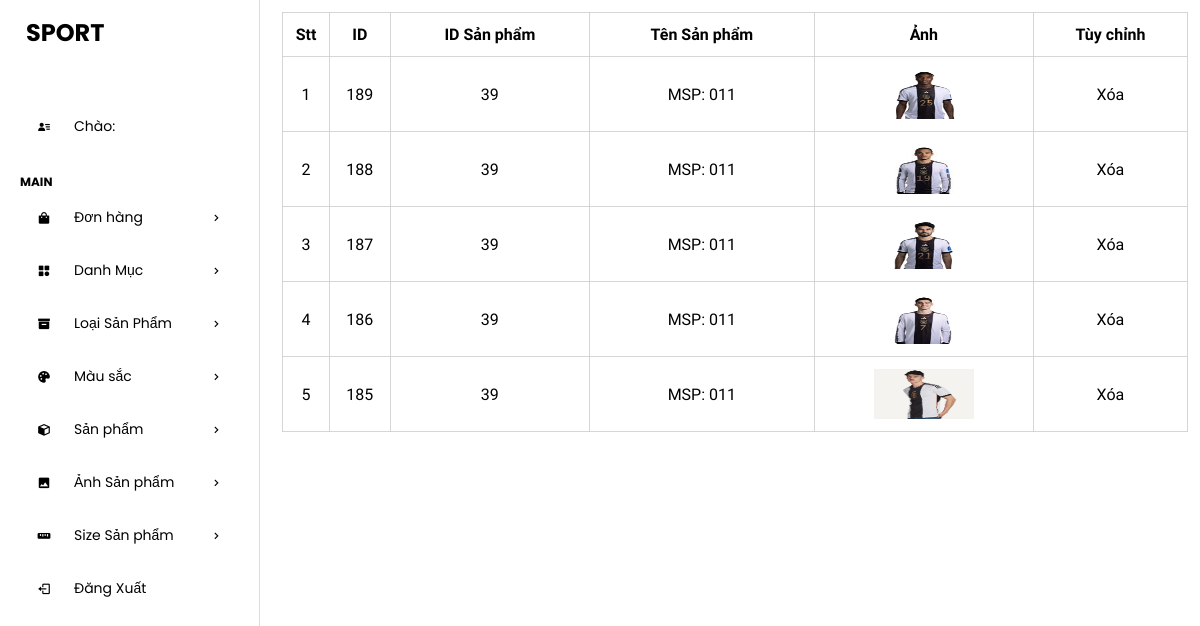
/admin/admin/anhsanphamlist.php?sanpham_id=39 (signed in), run on the app's committed database.
### tables this page shows
CREATE TABLE `tbl_sanpham_anh` (
  `sanpham_anh_id` int(11) NOT NULL,
  `sanpham_id` int(11) NOT NULL,
  `sanpham_anh` varchar(255) NOT NULL
);

CREATE TABLE `tbl_sanpham` (
  `sanpham_id` int(11) NOT NULL,
  `sanpham_tieude` varchar(255) NOT NULL,
  `sanpham_ma` varchar(255) NOT NULL,
  `danhmuc_id` int(11) NOT NULL,
  `loaisanpham_id` int(11) NOT NULL,
  `color_id` int(11) NOT NULL,
  `sanpham_gia` varchar(255) NOT NULL,
  `sanpham_chitiet` text NOT NULL,
  `sanpham_baoquan` text NOT NULL,
  `sanpham_anh` varchar(255) NOT NULL,
  `so_luong` int(11) DEFAULT NULL
);

### admin/admin/lib/database.php (called while the page is built, shortened)
<?php
class Database
{
    public $host = DB_HOST;
    public $user = DB_USER;
    public $pass = DB_PASS;
    public $dbname = DB_NAME;
    public $link;
    private function connectDB()
    {
        try {
            $this->link = new PDO("mysql:host={$this->host};dbname={$this->dbname}", $this->user, $this->pass);
            $this->link->setAttribute(PDO::ATTR_ERRMODE, PDO::ERRMODE_EXCEPTION);
            $this->link->exec("set names utf8");
        } catch (PDOException $e) {
            $this->error = "Connection fail: " . $e->getMessage();
            return false;
        }
    }
    public function select($query, $params = [])
    {
        try {
            $stmt = $this->link->prepare($query);
            $stmt->execute($params);
            return $stmt;
        } catch (PDOException $e) {
            $this->error = "Query failed: " . $e->getMessage();
            return false;
        }
    }
}

### admin/admin/class/product_class.php (called while the page is built, shortened)
<?php
class product
{
    private $db;
    public function __construct()
    {
        $this->db = new Database();
    }
    public function get_anh($sanpham_id)
    {
        $query = "SELECT tbl_sanpham_anh.*, tbl_sanpham.sanpham_ma
        FROM tbl_sanpham_anh INNER JOIN tbl_sanpham ON tbl_sanpham_anh.sanpham_id = tbl_sanpham.sanpham_id
        WHERE tbl_sanpham_anh.sanpham_id = $sanpham_id
        ORDER BY tbl_sanpham_anh.sanpham_anh_id DESC  ";
        $result = $this->db->select($query);
        return $result;
    }
}
?>

### admin/admin/anhsanphamlist.php (the view, shortened to what this page needs)
<?php
include "header.php";
include "leftside.php";
?>
<?php
$product = new product();
if (isset($_GET['sanpham_id'])|| $_GET['sanpham_id']!=NULL){
    $sanpham_id = $_GET['sanpham_id'];
    }
    $get_anh = $product -> get_anh($sanpham_id);
?>
<div class="admin-content-right">
    <div class="table-content">
        <table>
            <tr>
                <th>Stt</th>
                <th>ID</th>
                <th>ID Sản phẩm</th>
                <th>Tên Sản phẩm</th>
                <th>Ảnh</th>
                <th>Tùy chỉnh</th>
            </tr>
            <?php
                    if($get_anh){$i=0; while($result= $get_anh->fetch(PDO::FETCH_ASSOC)){
                        $i++
                    ?>
            <tr>
                <td> <?php echo $i ?></td>
                <td> <?php echo $result['sanpham_anh_id'] ?></td>
                <td> <?php echo $result['sanpham_id']  ?></td>
                <td> <?php echo $result['sanpham_ma']  ?></td>
                <td> <img style="width: 100px; height: 50px" src="uploads/<?php echo $result['sanpham_anh'] ?>" alt="">
                </td>
                <td><a href="anhsanphamdelete.php?sanpham_anh_id=<?php echo $result['sanpham_anh_id'] ?>">Xóa</a></td>
            </tr>
            <?php
                     }}
                    ?>
        </table>
    </div>
</div>
</section>
</body>
</html>

### admin/admin/css/style.css (style rules this page uses)
:root { --maincolor: #58257b; --subcolor: #a083b4; }
* { padding: 0; margin: 0; box-sizing: border-box; }
body { font-family: "Poppins", sans-serif; }
a { text-decoration: none; color: black; }
.admin-content-right { width: 80%; background-color: #fff; padding: 12px 12px; height: 100vh; overflow-y: scroll; }
.table-content table { width: 100%; }
.table-content table, th, td { text-align: center; border: 1px solid #cccc; border-collapse: collapse; padding: 12px 0; font-family: "Bona Nova", serif; }
.table-content table img { width: 200px; }

### data on the page
tbl_sanpham_anh: sanpham_anh_id "189", sanpham "39", sanpham.sanpham_ma "MSP: 011", sanpham_anh (picture)
tbl_sanpham_anh: sanpham_anh_id "188", sanpham "39", sanpham.sanpham_ma "MSP: 011", sanpham_anh (picture)
tbl_sanpham_anh: sanpham_anh_id "187", sanpham "39", sanpham.sanpham_ma "MSP: 011", sanpham_anh (picture)
tbl_sanpham_anh: sanpham_anh_id "186", sanpham "39", sanpham.sanpham_ma "MSP: 011", sanpham_anh (picture)
tbl_sanpham_anh: sanpham_anh_id "185", sanpham "39", sanpham.sanpham_ma "MSP: 011", sanpham_anh (picture)
